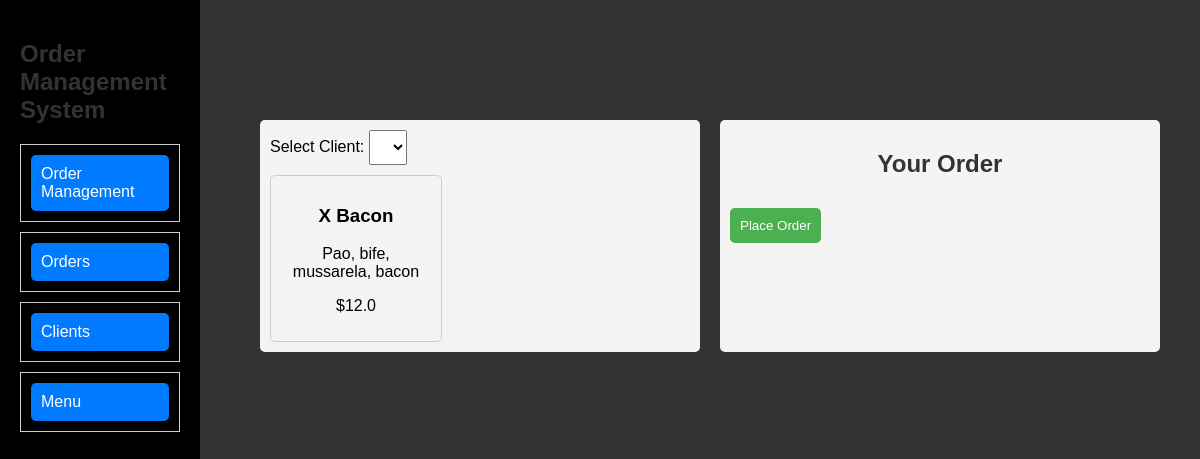
/order_management, run on an earlier commit of the app's database.
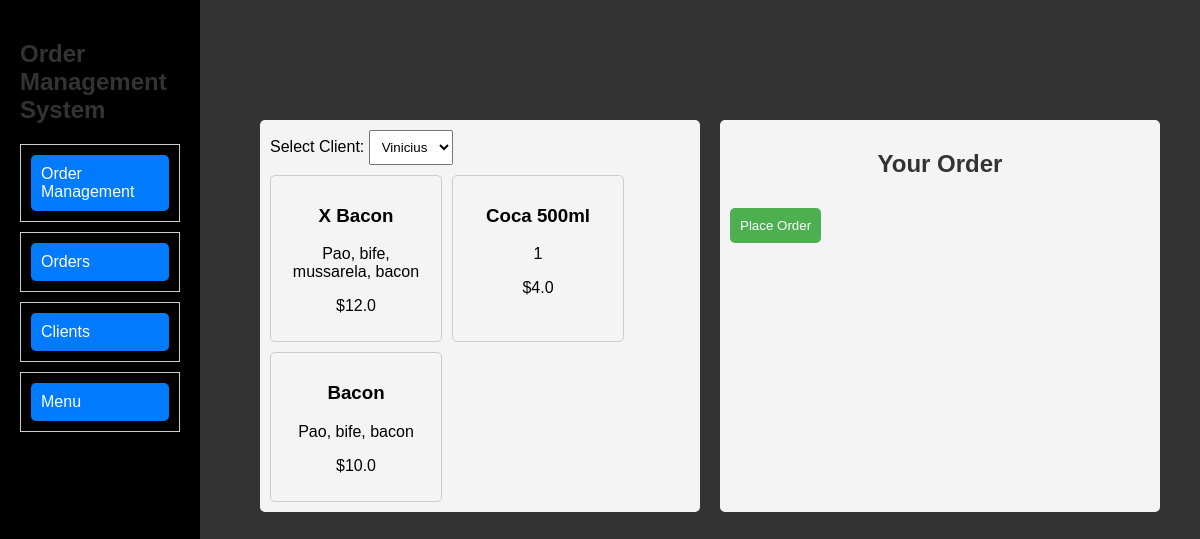
And on a later commit of the database.
### models.py (models this page shows)
class Menu(db.Model):
    id = db.Column(db.Integer, primary_key=True)
    item_name = db.Column(db.String(100), nullable=False)
    description = db.Column(db.String(200), nullable=False)
    item_value = db.Column(db.Float, nullable=False)
    category = db.Column(db.String(100), nullable=False)
    order_items = db.relationship('OrderItem', backref='menu_item', lazy=True)

### app.py (the view)
@app.route('/order_management')
def order_management():
    clients = Client.query.all()
    menu_items = Menu.query.all()
    return render_template('order_management.html', clients=clients, menu_items=menu_items)

### templates/order_management.html (shortened to what this page needs)
{% extends "base.html" %}
{% block content %}
<h1>Order Management</h1>
<form id="order-form" action="{{ url_for('create_order') }}" method="post">
    <div class="board">
        <div class="column">
            <label for="client">Select Client:</label>
            <select id="client" name="client_id" required>
                {% for client in clients %}
                <option value="{{ client.id }}">{{ client.client_name }}</option>
                {% endfor %}
            </select>
            <div id="menu-items" class="menu-items">
                {% for item in menu_items %}
                <div class="card" data-id="{{ item.id }}" data-name="{{ item.item_name }}" data-value="{{ item.item_value }}">
                    <h3>{{ item.item_name }}</h3>
                    <p>{{ item.description }}</p>
                    <p>${{ item.item_value }}</p>
                </div>
                {% endfor %}
            </div>
        </div>
        <div class="column">
            <h2>Your Order</h2>
            <button id="place-order" type="button">Place Order</button>
        </div>
    </div>
</form>
{% endblock %}

What changed in the data, as far as the page shows it:
added Menu: item_name "Coca 500ml", description "1", item_value "4.0"
added Menu: item_name "Bacon", description "Pao, bife, bacon", item_value "10.0"
Also different on the page:
form field client_id: (not shown) → "Vinicius"
